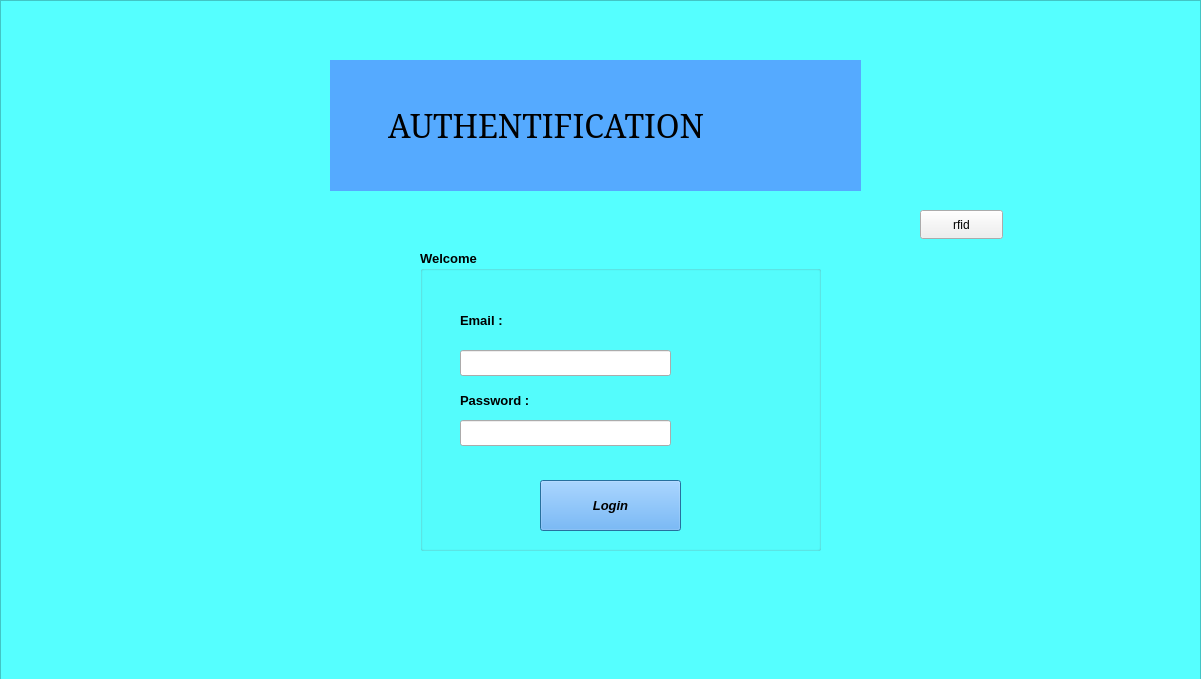
<?xml version="1.0" encoding="UTF-8"?>
<ui version="4.0">
 <class>Login</class>
 <widget class="QDialog" name="Login">
  <property name="geometry">
   <rect>
    <x>0</x>
    <y>0</y>
    <width>1201</width>
    <height>679</height>
   </rect>
  </property>
  <property name="windowTitle">
   <string>Dialog</string>
  </property>
  <widget class="QTableView" name="tableView">
   <property name="geometry">
    <rect>
     <x>0</x>
     <y>0</y>
     <width>1201</width>
     <height>681</height>
    </rect>
   </property>
   <property name="font">
    <font>
     <underline>false</underline>
    </font>
   </property>
   <property name="styleSheet">
    <string notr="true">background-color: rgb(85, 255, 255);</string>
   </property>
  </widget>
  <widget class="QLabel" name="label">
   <property name="geometry">
    <rect>
     <x>330</x>
     <y>60</y>
     <width>531</width>
     <height>131</height>
    </rect>
   </property>
   <property name="font">
    <font>
     <family>SimSun</family>
     <pointsize>24</pointsize>
     <underline>false</underline>
    </font>
   </property>
   <property name="styleSheet">
    <string notr="true">background-color: rgb(85, 170, 255);</string>
   </property>
   <property name="text">
    <string>       AUTHENTIFICATION</string>
   </property>
  </widget>
  <widget class="QGroupBox" name="groupBox">
   <property name="geometry">
    <rect>
     <x>420</x>
     <y>250</y>
     <width>401</width>
     <height>301</height>
    </rect>
   </property>
   <property name="font">
    <font>
     <pointsize>10</pointsize>
     <bold>true</bold>
     <underline>false</underline>
    </font>
   </property>
   <property name="title">
    <string>Welcome</string>
   </property>
   <widget class="QLabel" name="label_2">
    <property name="geometry">
     <rect>
      <x>40</x>
      <y>60</y>
      <width>81</width>
      <height>20</height>
     </rect>
    </property>
    <property name="text">
     <string>Email :</string>
    </property>
   </widget>
   <widget class="QLabel" name="label_3">
    <property name="geometry">
     <rect>
      <x>40</x>
      <y>140</y>
      <width>91</width>
      <height>20</height>
     </rect>
    </property>
    <property name="text">
     <string>Password :</string>
    </property>
   </widget>
   <widget class="QLineEdit" name="email">
    <property name="geometry">
     <rect>
      <x>40</x>
      <y>100</y>
      <width>211</width>
      <height>26</height>
     </rect>
    </property>
   </widget>
   <widget class="QLineEdit" name="password">
    <property name="geometry">
     <rect>
      <x>40</x>
      <y>170</y>
      <width>211</width>
      <height>26</height>
     </rect>
    </property>
   </widget>
   <widget class="QPushButton" name="login">
    <property name="geometry">
     <rect>
      <x>120</x>
      <y>230</y>
      <width>141</width>
      <height>51</height>
     </rect>
    </property>
    <property name="font">
     <font>
      <pointsize>10</pointsize>
      <italic>true</italic>
      <bold>true</bold>
      <underline>false</underline>
     </font>
    </property>
    <property name="styleSheet">
     <string notr="true">background-color: rgb(85, 170, 255);
alternate-background-color: rgb(85, 170, 255);</string>
    </property>
    <property name="text">
     <string>Login</string>
    </property>
   </widget>
  </widget>
  <widget class="QPushButton" name="on_rfid_login_clicked">
   <property name="geometry">
    <rect>
     <x>920</x>
     <y>210</y>
     <width>83</width>
     <height>29</height>
    </rect>
   </property>
   <property name="text">
    <string>rfid</string>
   </property>
  </widget>
 </widget>
 <resources/>
 <connections/>
</ui>
